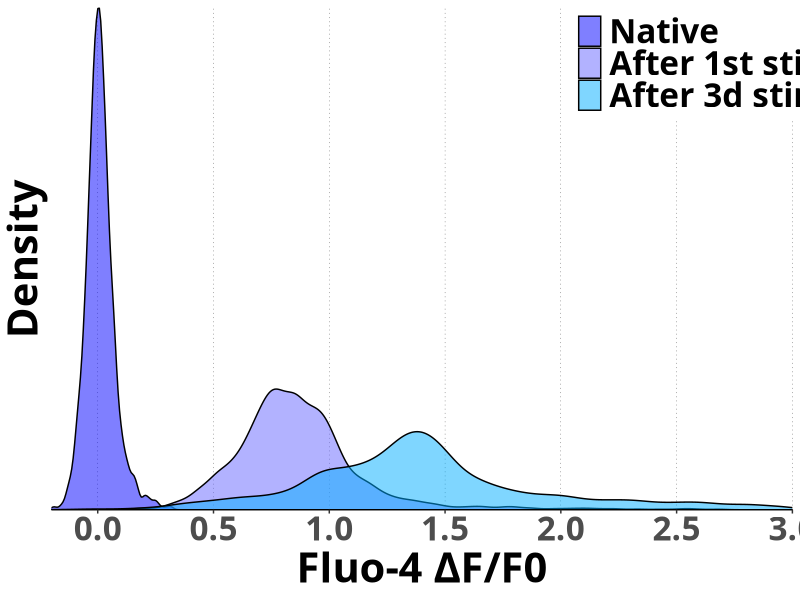

Reproduce this figure in R.
# HPCA-TagRFP + Fluo-4 profiles data analysis, img for FENS forum 2022
# Copyright © 2022 Borys Olifirov

require(dplyr)
require(tidyr)
require(purrr)
require(rstatix)
require(ggplot2)
require(ggpubr)
require(cowplot)
require(ggsci)

setwd('/home/astria/bio/institute/my_pub/conf/2022_FENS/HPCA/poster/scripts')

##### GLOBAL PLOT OPTIONS #####
font_family <- "ubuntu mono"
font_size <- 30

line_size <- 1
line_size_light <- 1.5


##### DATA PREPROCESSING #####
# profile section
df.total <- read.csv('master_px_ca.csv') %>%
  mutate(ID = as.factor(ID),
         frame = as.factor(frame))


ca.blue <- c('#0000FF', '#6767FF', '#00AEFF', '#366BFF')

ca.frame <- ggplot(df.total,
       aes(x = delta, fill = frame)) +
  geom_density(alpha = .5) +
  scale_fill_manual(name = NULL,
                    values = ca.blue,
                    labels = c('Native','After 1st stimul','After 3d stimul')) +
  scale_x_continuous(name = 'Fluo-4 ΔF/F0',
                     limits = c(-0.2, 3),
                     breaks = seq(-100, 100, .5),
                     expand = c(0,0)) +
  scale_y_continuous(name = 'Density',
                     breaks = c(),
                     expand = c(0,0)) +
  theme_classic() +
  theme(panel.grid.major = element_line(linetype = 'dotted',
                                        size = 0.1,
                                        colour = "black"),
        legend.position = c(.7, 1),
        legend.justification = c("left", "top"),
        text = element_text(family=font_family, face="bold", size=font_size))


ggsave('ca_frame.png', ca.frame, 
       width = 32.5, height = 17.7, units = 'cm', dpi = 300)

  